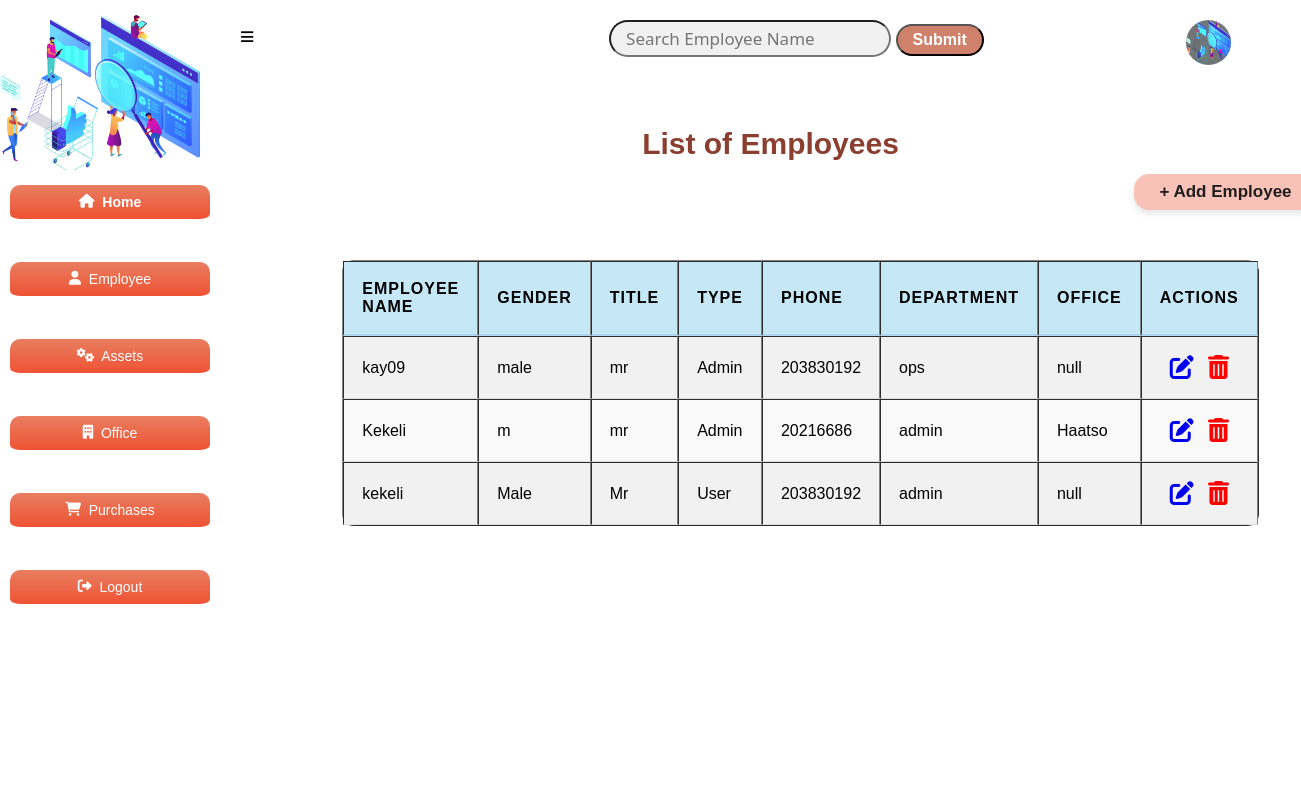
The page /employee on the database as committed earlier.
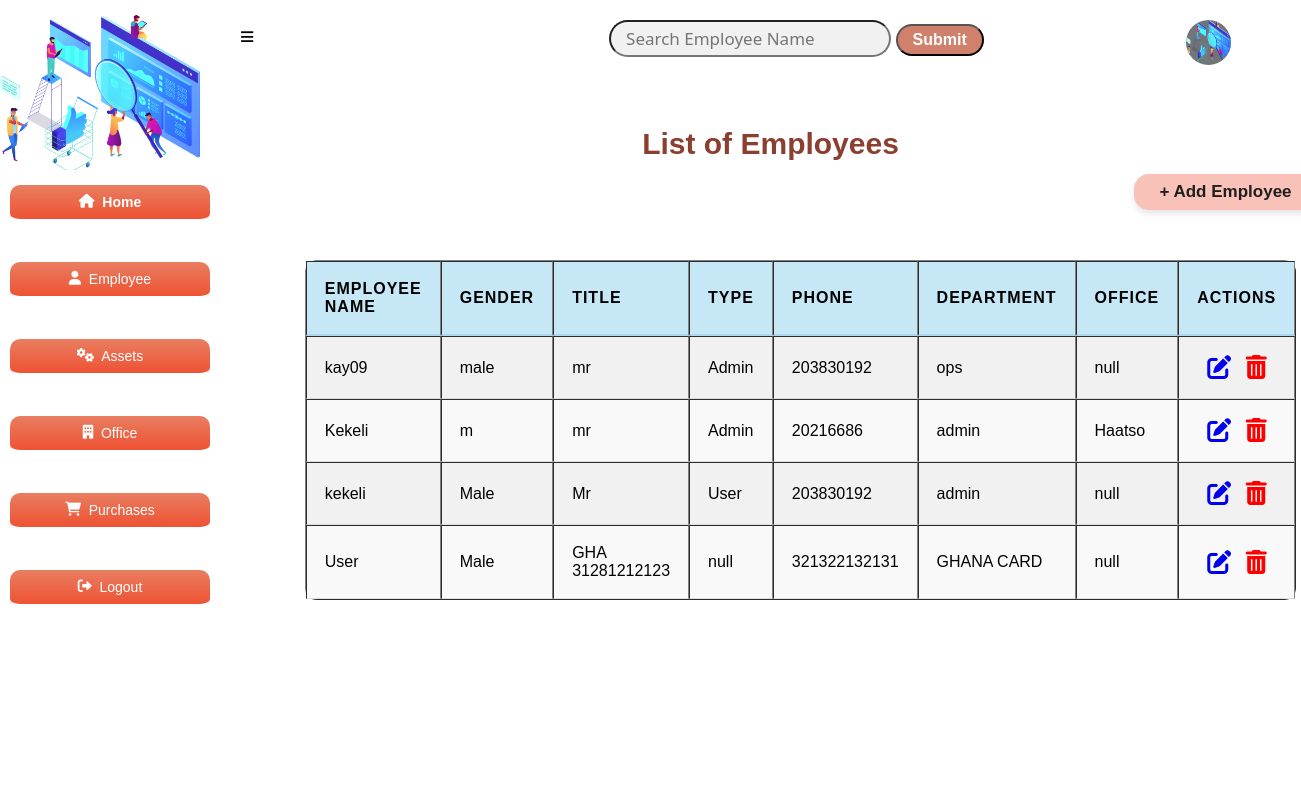
The same page on the database as committed later.
### app.py (models this page shows, shortened)
class Employee(db.Model):
    __tablename__="employees"
    id=db.Column(db.Integer, primary_key=True)
    password=db.Column(db.String(20))
    employee_name=db.Column(db.String(20))
    gender=db.Column(db.String(6))
    title=db.Column(db.String(10))
    type=db.Column(db.String(10))
    phone_number=db.Column(db.Integer)
    department=db.Column(db.String(50))
    location=db.Column(db.Integer, db.ForeignKey('locations.id'))
    location_rel=db.relationship('Location', backref='employees_location')
    equipment_rel=db.relationship('Equipment', backref='equipment_employee')

### app.py (the view)
@app.route('/employee')
def employee_index():
    employees = Employee.query.all()
    return render_template ('employeeList.html', employees = employees)

### app.py (called while the page is built)
@app.before_request
def create_table():
    db.create_all()

### templates/employeeList.html (shortened to what this page needs)
<!DOCTYPE html>
<html lang="en">
<head>
    <link
    rel="stylesheet"
    href="{{ url_for('static', filename='main.css') }}"
    />
    <link rel="stylesheet" href="https://cdnjs.cloudflare.com/ajax/libs/font-awesome/4.7.0/css/font-awesome.min.css">
    <link rel="stylesheet" href="https://cdnjs.cloudflare.com/ajax/libs/font-awesome/6.0.0-beta3/css/all.min.css">
    <span id="login-name">{{ name }}</span>
  </head>
<body>
    <div class="header">
      <a href="#" id="sidebar-icon">&#8801;</a>
      <input type="search" id="query" name="search" placeholder="Search Employee Name">
      <button id="search-button">Submit</button>
      <a href="#"><img src="{{ url_for('static', filename='bg4.png') }}" alt=""></a>
    </div>
    <section class="sidebar">
        <div class="logo">
            <img src="{{ url_for('static', filename='bg4.png') }}" alt="logo">
        </div>
        <div class="content">
          <a href="/entry_point" class="home active"><i class="fas fa-home"></i>&nbsp; Home</a><br>
          <a href="/employee" class="home"><i class="fas fa-user"></i>&nbsp;  Employee</a><br>
          <a href="/equipment" class="home"><i class="fas fa-cogs"></i>&nbsp;  Assets</a><br>
          <a href="/location" class="home"><i class="fas fa-building"></i>&nbsp;  Office</a><br>
          <a href="/purchase" class="home"><i class="fas fa-shopping-cart"></i> &nbsp; Purchases</a><br>
          <a href="/login" class="home"><i class="fas fa-sign-out-alt"></i>&nbsp;  Logout</a>
        </div>
    </section>
    <h1 class="marquee">List of Employees</h1>
    <div class="location-form">
      <a href="/add-employee" class="btn1">+ Add Employee</a>
      <table border="1" style="overflow:auto;">
        <thead>
          <tr>
            <th>Employee Name</th>
            <th>Gender</th>
            <th>Title</th>
            <th>Type</th>
            <th>Phone</th>
            <th>Department</th>
            <th>Office</th>
            <th>Actions</th>
          </tr>
        </thead>
        <tbody id="table-results">
          {% for employee in employees  %}
            <tr>
              <td>{{ employee.employee_name }}</td>
              <td>{{ employee.gender}}</td>
              <td>{{ employee.title}}</td>
              <td>{{ employee.type}}</td>
              <td>{{ employee.phone_number}}</td>
              <td>{{ employee.department}}</td>
              <td>{{ employee.location}}</td>
              <td class="action">
                <a href="/edit_employee{{ employee.id }}"><i class="fa fa-edit" style="font-size:24px"></i></a>
                <a href="/delete_employee{{ employee.id }}"><i class="fa fa-trash-o" style="font-size:24px"></i></a>
              </td>
            </tr>
          {% endfor %}
        </tbody>
      </table>
    </div>
</body>
</html>

### static/main.css (style rules this page uses)
body { margin: 0; padding: 0; font-family: Verdana, sans-serif; background-color: #ffffff; height: auto; }
.header { background: #FFFFFF; padding: 20px; }
.header input { padding: 5px 15px; font-size: 17px; font-family: 'Segoe UI', Tahoma, Geneva, Verdana, sans-serif; border-radius: 20px; margin-left: 350px; background-color: #F1F1F1; }
.header button { padding: 5px 15px; font-size: 16px; border-radius: 20px; background: #cf816b; color: #fff; font-weight: bold; }
.header img { width: 45px; height: 45px; background: #707576; border-radius: 50%; float: right; justify-content: center; margin-right: 50px; transition: transform 0.3s ease; }
#sidebar-icon { margin-left: 220px; font-size: 25px; text-decoration: none; color: #000; font-weight: bold; cursor: pointer; transition: color 0.3s ease, transform 0.3s ease; }
#login-name { margin-right: 150px; float: right; font-size: 30px; font-weight: bold; margin-bottom: 12px; top: 10px; right: 0%; position: absolute; color: #fff; padding: 10px 15px; border-radius: 10px; transition: background 0.3s ease, color 0.3s ease; }
.sidebar { position: fixed; top: 0; left: 0; width: 220px; height: 100vh; background: #FFFFFF; border-top: 5px solid #fff; border-radius: 0 20px 20px 0; overflow: hidden; transition: transform 0.3s ease, background 0.3s ease; }
.logo { width: 200px; height: 180px; background: #FFFFFF; display: flex; justify-content: center; align-items: center; border-radius: 0 20px 0 0; }
.logo img { width: 200px; display: block; margin: auto; background-color: rgba(255, 255, 255, 0.938); border-radius: 0px; }
.content { background: #FFFFFF; width: 220px; height: calc(100vh - 180px); position: fixed; top: 170px; z-index: 1; border-top: 5px solid #fff; overflow-y: auto; border-radius: 0 0 20px 0; }
.content a { display: flex; text-decoration: none; color: #FFFFFF; font-size: 14px; border-bottom: 5px solid white; padding: 9px 12px; justify-content: center; transition: background 0.3s ease, transform 0.3s ease; border-radius: 10px; margin: 10px; background: linear-gradient(to bottom, #e97e61, #ee5233); }
.home { border: none; outline: none; padding: 10px 16px; background: #22577A; cursor: pointer; }
.active, .home:hover { color: black; font-weight: bold; }
h1 { display: flex; font-size: 30px; flex-wrap: wrap; justify-content: center; margin-left: 240px; margin-top: 50px; color: #8A3F30; }
.location-form { display: flex; justify-content: center; align-items: center; flex-direction: column; margin-left: 300px; }
table { width: 90%; max-width: 1200px; border-collapse: separate; border-spacing: 0; margin-top: 30px; margin-left: auto; margin-right: auto; background: #ffffff; border-radius: 12px; overflow: hidden; }
th, td { padding: 18px; text-align: left; font-size: 1em; border-bottom: 1px solid #ddd; }
th { background-color: #c6e8f6; font-weight: bold; text-transform: uppercase; letter-spacing: 1px; border-bottom: 2px solid #b0d8ec; }
tbody tr:nth-child(even) { background-color: #f9f9f9; }
tbody tr:nth-child(odd) { background-color: #f1f1f1; }
.btn1 { background: #F9C2B8; color: #201f1f; font-size: 0.7em; padding: 8px 25px; border-radius: 15px; transition: background-color 0.25s, box-shadow 0.25s, transform 0.25s; margin-bottom: 20px; text-decoration: none; font-size: 17px; display: block; margin-top: -7px; margin-right: -850px; font-weight: bold; justify-content: center; box-shadow: 0 4px 6px rgba(0, 0, 0, 0.1); }
.marquee { text-align: center; }
.action a { margin-left: 10px; }
.action .fa-trash-o { color: red; }

Rows that differ between the two databases and show on the page:
added Employee: employee_name "User", gender "Male", title "GHA 31281212123", type "null", phone_number "321322132131", department "GHANA CARD", location "null"
